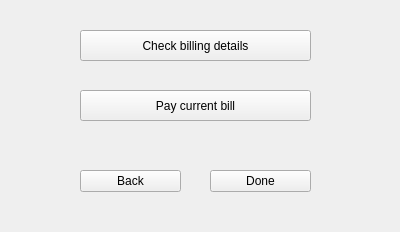
<?xml version="1.0" encoding="UTF-8"?>
<ui version="4.0">
 <class>Form</class>
 <widget class="QWidget" name="Form">
  <property name="geometry">
   <rect>
    <x>0</x>
    <y>0</y>
    <width>400</width>
    <height>232</height>
   </rect>
  </property>
  <property name="windowTitle">
   <string>PAYMENT</string>
  </property>
  <widget class="QToolButton" name="checkBillingDetailsButton">
   <property name="geometry">
    <rect>
     <x>80</x>
     <y>30</y>
     <width>231</width>
     <height>31</height>
    </rect>
   </property>
   <property name="text">
    <string>Check billing details</string>
   </property>
  </widget>
  <widget class="QToolButton" name="payCurrentBillButton">
   <property name="geometry">
    <rect>
     <x>80</x>
     <y>90</y>
     <width>231</width>
     <height>31</height>
    </rect>
   </property>
   <property name="text">
    <string>Pay current bill</string>
   </property>
  </widget>
  <widget class="QToolButton" name="backButton">
   <property name="geometry">
    <rect>
     <x>80</x>
     <y>170</y>
     <width>101</width>
     <height>22</height>
    </rect>
   </property>
   <property name="text">
    <string>Back</string>
   </property>
  </widget>
  <widget class="QToolButton" name="doneButton">
   <property name="geometry">
    <rect>
     <x>210</x>
     <y>170</y>
     <width>101</width>
     <height>22</height>
    </rect>
   </property>
   <property name="text">
    <string>Done</string>
   </property>
  </widget>
 </widget>
 <resources/>
 <connections/>
</ui>
